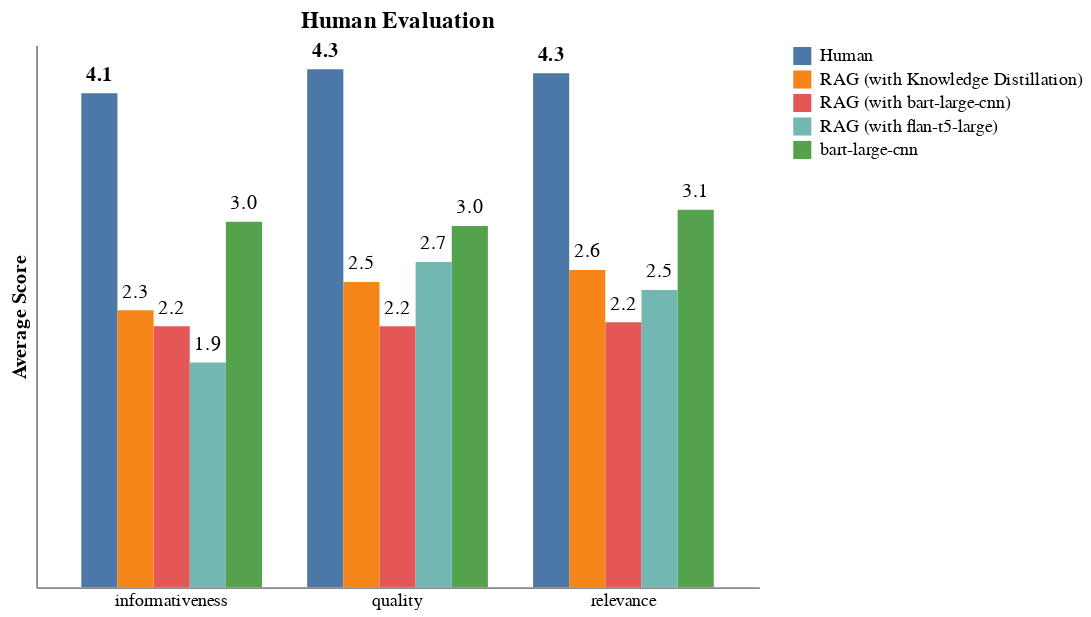

Notebook code cell kept with this figure:
### Code cell
# Create the grouped bar chart
chart = alt.Chart(scoreDf).mark_bar().encode(
                x=alt.X("score_name:N", title=None, axis=alt.Axis(labelAngle=0)),
                y=alt.Y("score:Q", title="Average Score", axis = alt.Axis(labels=False)),
                xOffset="model:N",
                color=alt.Color("model:N", legend=alt.Legend(title=None))
            ).properties(
                title="Human Evaluation"
                ,width = 400
                ,height = 300

            )

# Text layer
text = chart.encode(
                text=alt.Text('score:Q', format='.1f'), # Format the text as desired
                color=alt.value('black') # Set text color
            ).transform_calculate(
                    fw="datum.font_weight"   # create a calculated field alias
                ).mark_text(
                    align='center',
                    baseline='bottom',
                    dy=-5,  # Nudge text slightly above the bars
                    fontWeight=alt.ExprRef(expr="datum.fw")   # bind font weight dynamically
                )

# & (alt.datum.score_name == 'informativeness')

finalChart = (chart + text)\
                .configure_axis(
                    grid=False
                    ,ticks=False
                )\
                .configure_view(
                    strokeWidth=0
                )

finalChart

### Figure 1 — Vega-Lite specification as saved in the notebook (floating-point values rounded to 4 significant figures)
{"config": {"view": {"continuousWidth": 300, "continuousHeight": 300, "strokeWidth": 0}, "axis": {"grid": false, "ticks": false}}, "layer": [{"mark": {"type": "bar"}, "encoding": {"color": {"field": "model", "legend": {"title": null}, "type": "nominal"}, "x": {"axis": {"labelAngle": 0}, "field": "score_name", "title": null, "type": "nominal"}, "xOffset": {"field": "model", "type": "nominal"}, "y": {"axis": {"labels": false}, "field": "score", "title": "Average Score", "type": "quantitative"}}, "title": "Human Evaluation"}, {"mark": {"type": "text", "align": "center", "baseline": "bottom", "dy": -5, "fontWeight": {"expr": "datum.fw"}}, "encoding": {"color": {"value": "black"}, "text": {"field": "score", "format": ".1f", "type": "quantitative"}, "x": {"axis": {"labelAngle": 0}, "field": "score_name", "title": null, "type": "nominal"}, "xOffset": {"field": "model", "type": "nominal"}, "y": {"axis": {"labels": false}, "field": "score", "title": "Average Score", "type": "quantitative"}}, "title": "Human Evaluation", "transform": [{"calculate": "datum.font_weight", "as": "fw"}]}], "data": {"name": "data-bafb00828a97dec2b904e372b7250e1e"}, "height": 300, "width": 400, "$schema": "https://vega.github.io/schema/vega-lite/v5.20.1.json", "datasets": {"data-bafb00828a97dec2b904e372b7250e1e": [{"score": 3.0, "model": "bart-large-cnn", "score_name": "quality", "font_weight": "normal"}, {"score": 2.167, "model": "RAG (with bart-large-cnn)", "score_name": "quality", "font_weight": "normal"}, {"score": 4.3, "model": "Human", "score_name": "quality", "font_weight": "bold"}, {"score": 2.7, "model": "RAG (with flan-t5-large)", "score_name": "quality", "font_weight": "normal"}, {"score": 2.533, "model": "RAG (with Knowledge Distillation)", "score_name": "quality", "font_weight": "normal"}, {"score": 3.133, "model": "bart-large-cnn", "score_name": "relevance", "font_weight": "normal"}, {"score": 2.2, "model": "RAG (with bart-large-cnn)", "score_name": "relevance", "font_weight": "normal"}, {"score": 4.267, "model": "Human", "score_name": "relevance", "font_weight": "bold"}, {"score": 2.467, "model": "RAG (with flan-t5-large)", "score_name": "relevance", "font_weight": "normal"}, {"score": 2.633, "model": "RAG (with Knowledge Distillation)", "score_name": "relevance", "font_weight": "normal"}, {"score": 3.033, "model": "bart-large-cnn", "score_name": "informativeness", "font_weight": "normal"}, {"score": 2.167, "model": "RAG (with bart-large-cnn)", "score_name": "informativeness", "font_weight": "normal"}, {"score": 4.1, "model": "Human", "score_name": "informativeness", "font_weight": "bold"}, {"score": 1.867, "model": "RAG (with flan-t5-large)", "score_name": "informativeness", "font_weight": "normal"}, {"score": 2.3, "model": "RAG (with Knowledge Distillation)", "score_name": "informativeness", "font_weight": "normal"}]}}
